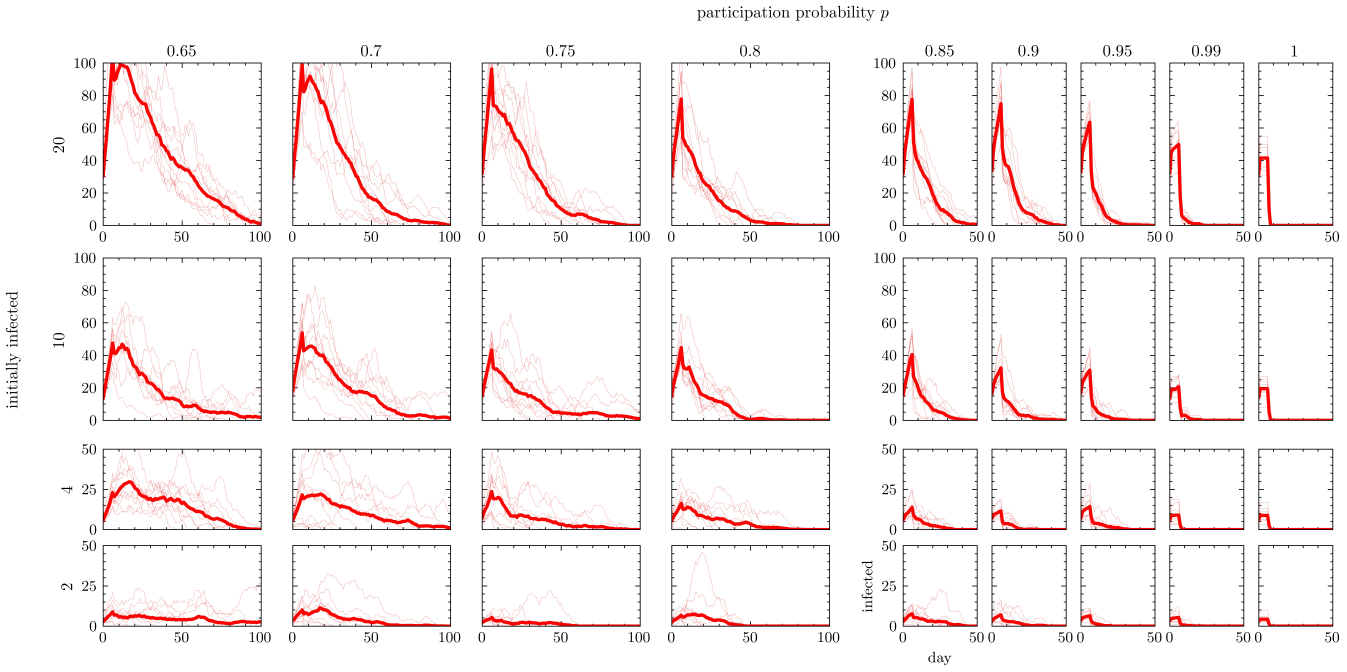
#> input picture ExMAS/spinoffs/corona/fig_3.jpg, 6732 x 3356 px, given in place of 7.png, which was not available (shown at 1/5 size)
$ jupyter execute --allow-errors 02_plots_fits.ipynb   (shell and % lines are left out)   (text cells are left out)
#> lines starting #> are read from the running program, lines starting #| are printed output that depends on the picture; pictures that were not available may be replaced by others from this repository, and a replacement may not be noted
[cell 1]
import sys
phantom_path = '/Users/rkucharski/anaconda3/lib/node_modules/phantomjs-prebuilt/lib/phantom/bin/phantomjs'
import os
os.environ["PATH"] += os.pathsep + '/Library/TeX/texbin'

[cell 2]
import pandas as pd
pd.options.mode.chained_assignment = None
pd.options.display.float_format = '{:.3f}'.format
import numpy as np
from math import *
import seaborn as sns
import matplotlib.pyplot as plt

import json
from scipy.stats import *
import os

import pprint
#colors = sns.color_palette("muted")

[cell 3]
import folium
import h3
import webbrowser
from folium.plugins import HeatMap

[cell 4]
plt.style.use(['science'])

[cell 5]
def res_reader(path = '../data/corona/results'):
    evolutions = list()
    last_days = list()
    populations = list()
    for filename in os.listdir(path):
        if filename.startswith('corona') or filename.startswith('population'):
            df = pd.read_csv(os.path.join(path,filename), index_col = 0)
            for h in filename[:-4].split("_")[1:]:
                field = h.split("-")[0]
                val = h.split("-")[1]
                try:
                    val = float(val)
                except:
                    pass
                df[field]= val
            if filename.startswith('corona'):
                df.index.name = 'day'
                last_days.append(pd.DataFrame(df.iloc[-1]).T)
                df = df.reindex(range(900)).fillna(method = 'ffill')
                df['day'] = df.index.astype(int)
                evolutions.append(df)
            elif filename.startswith('population'):
                populations.append(df)
    evolutions = pd.concat(evolutions)
    for col in ['I','Q','R','S','day', 'nP' , 'repl']:
        evolutions[col] = evolutions[col].fillna(0)
        evolutions[col] = evolutions[col].astype(int)
    populations = pd.concat(populations)
    last_days = pd.concat(last_days)
    last_days['day'] = last_days.index.astype(int)
    for col in ['I','Q','R','S','day', 'nP' , 'repl']:
        last_days[col] = last_days[col].fillna(0)
        last_days[col] = last_days[col].astype(int)

    return evolutions, populations, last_days

#> (the rest of this cell did not finish here and is left out)

[cell 6]
fig = plt.figure(constrained_layout=False, figsize=(12,10))
gs1 = fig.add_gridspec(nrows=4, ncols=3)
ax_boxes = fig.add_subplot(gs1[:, :-1])

ax_demand = fig.add_subplot(gs1[:-2, 2])
ax_occupancy = fig.add_subplot(gs1[-2:, 2])
#ax_scalinga = fig.add_subplot(gs1[2, 3])
#ax_scalingb = fig.add_subplot(gs1[3, 3])

[cell 7]
p_text = 'participation probability $p$'
q_text = 'demand level $Q$'

# [15 lines of commented-out code are left out]

fig = plt.figure(constrained_layout=False, figsize=(8,8))
gs1 = fig.add_gridspec(nrows=6, ncols=3)
ax_boxes = fig.add_subplot(gs1[:, :-1])

ax_demand = fig.add_subplot(gs1[:-2, -1])
ax_occupancy = fig.add_subplot(gs1[-2:, -1])


#> (the rest of this cell did not finish here and is left out)

[cell 8]
import numpy as np
from scipy.optimize import curve_fit
import scipy

[cell 9]
colors = plt.rcParams['axes.prop_cycle'].by_key()['color']
p_text = 'participation probability $p$'
q_text = 'demand level $Q$'
#> (the rest of this cell did not finish here and is left out)

[cell 10]
ps = [0.8,0.85,0.9,0.95,0.99,1]
i = 0
fig,ax = plt.subplots(figsize = (10,10))


def func(x, a, b):
    return a * np.exp((x/5000)*b)

#> (the rest of this cell did not finish here and is left out)

#> (a cell that did not finish here is left out)

[cell 12]
colors = plt.rcParams['axes.prop_cycle'].by_key()['color']
palette = sns.color_palette(colors)
#> (the rest of this cell did not finish here and is left out)

[cell 13]
from IPython.display import Image
import selenium.webdriver
from geojson.feature import *

[cell 14]
from PIL import Image
from PIL import ImageFont
from PIL import ImageDraw , ImageOps

#> (a cell that did not finish here is left out)

#> (a cell that did not finish here is left out)

[cell 17]
APERTURE_SIZE = 8
#> (the rest of this cell did not finish here and is left out)

[cell 18]
# [49 lines left out: function heat, not called in this run]

        #return Image(filename=filename)

#> (the rest of this cell did not finish here and is left out)

[cell 19]
def make_collage(size = 500, level = 9, big = False, file_header = 'HEXES'):
#> called with size = 500, level = 9, big = False, file_header = 'HEXES'
    names = ['1.png','2.png','3.png','5.png','6.png','7.png']
    names = names[::-1]
    rows = 1
    cols = 6
    header = 50
    FIELDS = ['p = 0.65','0.7','0.75','0.85','0.9', '0.95', '1']
    #names = ['a) PT travel time','b) Uber travel time', 'c) Time Gap', 'd) Cost Gap', 'e) Uber added value' ]
    city_names = ['', 'Warsaw, PL', 'Stockholm, SE']
    filename = 'res_6.jpg'
    for CITIES in [['Amsterdam', 'Warsaw', 'Stockholm'],['DC', 'Houston', 'NYC']]:
        new_im = Image.new('RGB', (size*cols+3*header,size*rows+2*header), (255,255,255))
#> new_im: PIL image 3150x600 RGB; every value is 255
        font = ImageFont.truetype("Avenir.ttc", 30)
        draw = ImageDraw.Draw(new_im)
        for i in range(0,size*cols,size):
            shift = 0
            if names[int(i/size)] in ['Time Gap']:
                shift = header
            if names[int(i/size)] == 'Cost Gap':
                shift = 50
            if names[int(i/size)] == 'Uber added value':
                shift = header+50
            draw.text((int(header)+i+10+shift, 20),FIELDS[int(i/size)],(0,0,0),font=font)
            for j in range(0,size*rows,size):
                PATH = 'maps/'+names[int(i/size)]
                #'../data/results/figs/{}_{}_{}_{}.png'.format(file_header, level, CITIES[int(j/size)],  FIELDS[int(i/size)])
                print(PATH, j, size)
                im = Image.open(PATH)
#> im is the input picture: PIL image 6732x3356 RGB; mean R, G, B 248.5, 242.6, 242.5
                im.thumbnail((size*0.99,size*0.99))
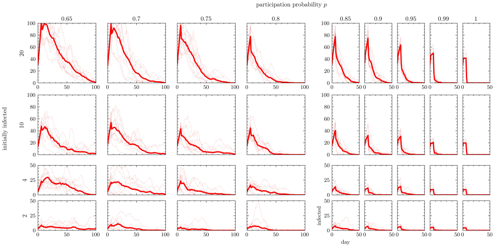
#> im: PIL image 495x247 RGB; mean R, G, B 248.1, 242.1, 242.1
                if i == 0:
                    txt=Image.new('L', (250,50))
#> txt: PIL image 250x50 L; every value is 0
                    d = ImageDraw.Draw(txt)
                    d.text( (0, 0), city_names[int(j/size)],  font=font, fill=255)
                    w=txt.rotate(90,  expand=1)
#> w: PIL image 50x250 L; every value is 0
                    new_im.paste( ImageOps.colorize(w, (0,0,0), (0,0,0)), (int(header/3),j+int(size/2)),  w)
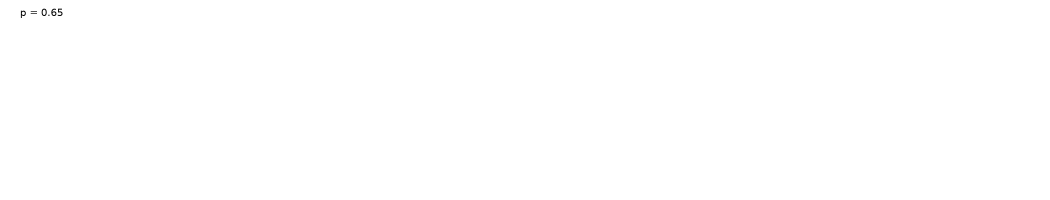
#> new_im: PIL image 3150x600 RGB (shown at 1/3 size); min 0, max 255, mean 254.9
                new_im.paste(im, (header+i+int(size/100)+shift,header+j+int(size/100)))
# [9 lines of commented-out code are left out]
        new_im.save(filename)
#> (the rest of this cell did not finish here and is left out)

$ run again, on ExMAS/spinoffs/corona/fig_4.jpg
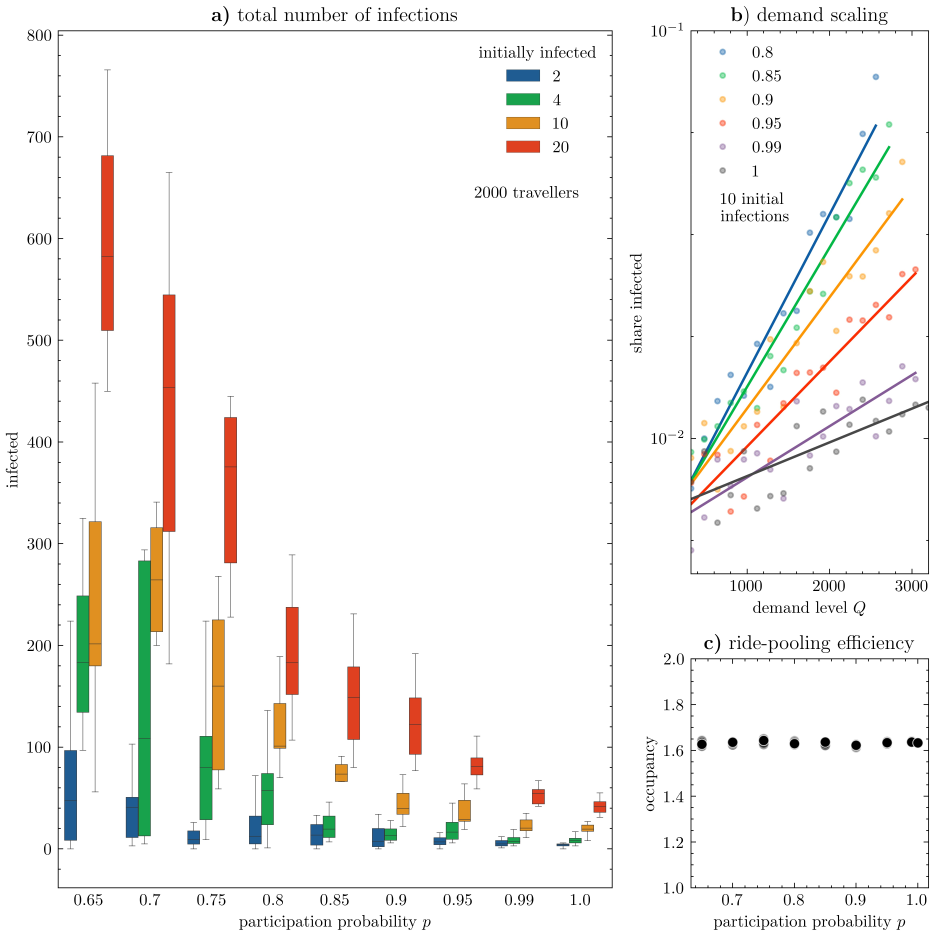
#> input picture ExMAS/spinoffs/corona/fig_4.jpg, 4673 x 4679 px, given in place of 7.png, which was not available (shown at 1/5 size)
#> in make_collage, im is the input picture: PIL image 4673x4679 RGB; mean R, G, B 246.3, 245.2, 243.3
#> in make_collage, `im.thumbnail((size*0.99,size*0.99))`:
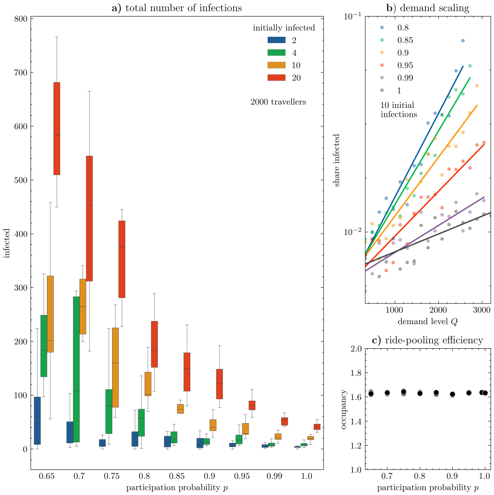
#> im: PIL image 494x495 RGB; mean R, G, B 246.1, 245, 243
#> txt: PIL image 250x50 L; every value is 0
#> w: PIL image 50x250 L; every value is 0
#> in make_collage, `new_im.paste(im, (header+i+int(size/100)+shift,header+j+int(size/100)))`:
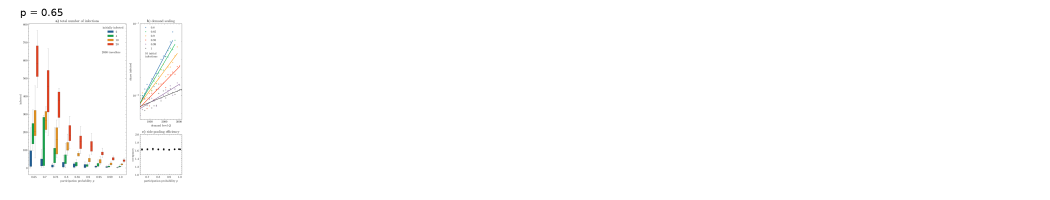
#> new_im: PIL image 3150x600 RGB (shown at 1/3 size); mean R, G, B 253.7, 253.6, 253.4

$ run again, on ExMAS/Amsterdam-images/demand-200/ap=9/lambda,disc-0.3,ap-9.JPG
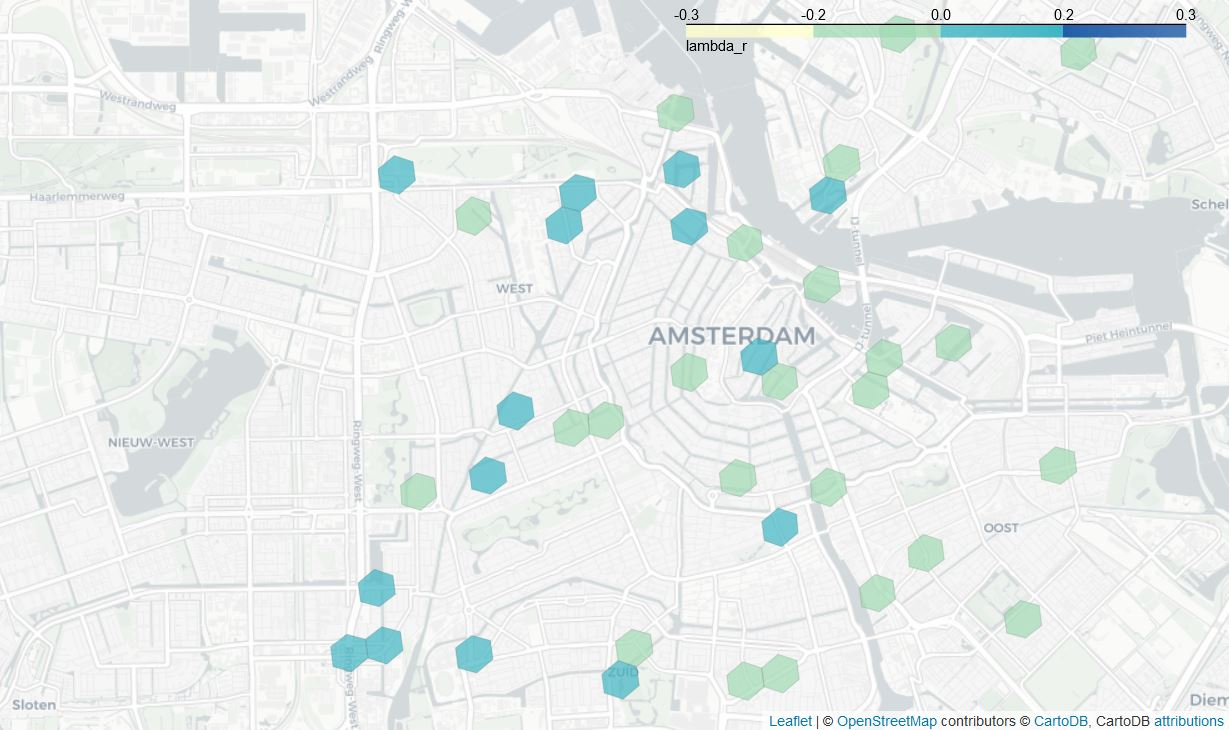
#> input picture ExMAS/Amsterdam-images/demand-200/ap=9/lambda,disc-0.3,ap-9.JPG, 1229 x 730 px, given in place of 7.png, which was not available
#> in make_collage, im is the input picture: PIL image 1229x730 RGB; mean R, G, B 232.8, 237.1, 236.2
#> im: PIL image 495x294 RGB
#> txt: PIL image 250x50 L; every value is 0
#> w: PIL image 50x250 L; every value is 0
#> in make_collage, `new_im.paste(im, (header+i+int(size/100)+shift,header+j+int(size/100)))`:
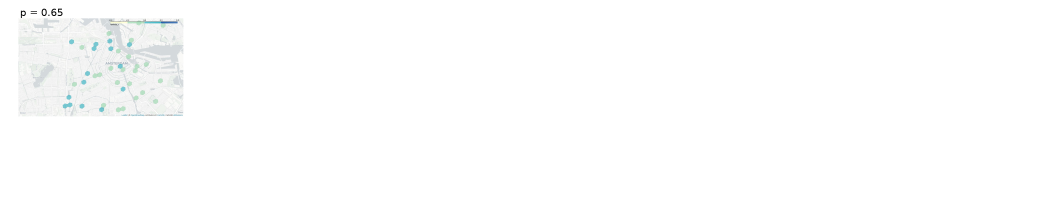
#> new_im: PIL image 3150x600 RGB (shown at 1/3 size); mean R, G, B 253.2, 253.5, 253.5
